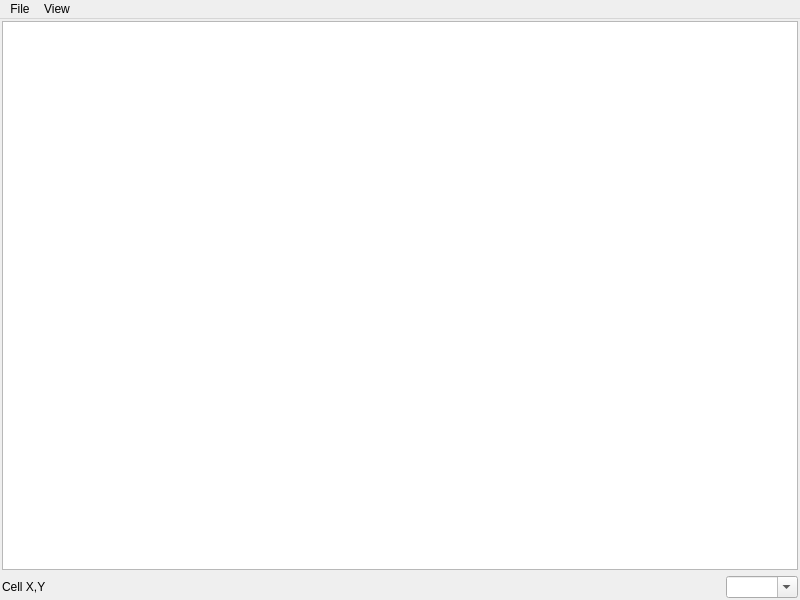
<?xml version="1.0" encoding="UTF-8"?>
<ui version="4.0">
 <class>LotPackWindow</class>
 <widget class="QMainWindow" name="LotPackWindow">
  <property name="geometry">
   <rect>
    <x>0</x>
    <y>0</y>
    <width>800</width>
    <height>600</height>
   </rect>
  </property>
  <property name="windowTitle">
   <string>LotPack Viewer</string>
  </property>
  <widget class="QWidget" name="centralwidget">
   <layout class="QGridLayout" name="gridLayout">
    <property name="margin">
     <number>2</number>
    </property>
    <item row="0" column="0">
     <widget class="LotPackView" name="view"/>
    </item>
    <item row="1" column="0">
     <layout class="QHBoxLayout" name="statusBarLayout">
      <item>
       <widget class="QLabel" name="coords">
        <property name="text">
         <string>Cell X,Y</string>
        </property>
       </widget>
      </item>
      <item>
       <spacer name="horizontalSpacer">
        <property name="orientation">
         <enum>Qt::Horizontal</enum>
        </property>
        <property name="sizeHint" stdset="0">
         <size>
          <width>40</width>
          <height>20</height>
         </size>
        </property>
       </spacer>
      </item>
      <item>
       <widget class="QComboBox" name="scaleCombo">
        <property name="editable">
         <bool>true</bool>
        </property>
       </widget>
      </item>
     </layout>
    </item>
   </layout>
  </widget>
  <widget class="QMenuBar" name="menubar">
   <property name="geometry">
    <rect>
     <x>0</x>
     <y>0</y>
     <width>800</width>
     <height>21</height>
    </rect>
   </property>
   <widget class="QMenu" name="menuFile">
    <property name="title">
     <string>File</string>
    </property>
    <addaction name="actionOpen_World"/>
    <addaction name="separator"/>
    <addaction name="actionRecent"/>
    <addaction name="separator"/>
    <addaction name="actionClose"/>
   </widget>
   <widget class="QMenu" name="menuView">
    <property name="title">
     <string>View</string>
    </property>
    <addaction name="actionCenterOnCell"/>
    <addaction name="separator"/>
    <addaction name="actionShowMiniMap"/>
    <addaction name="actionShowRoomDefs"/>
    <addaction name="separator"/>
    <addaction name="actionHighlightCurrentLevel"/>
    <addaction name="actionLevelUp"/>
    <addaction name="actionLevelDown"/>
    <addaction name="separator"/>
    <addaction name="actionZoomIn"/>
    <addaction name="actionZoomOut"/>
    <addaction name="actionZoomNormal"/>
    <addaction name="actionSaveScreenshot"/>
   </widget>
   <addaction name="menuFile"/>
   <addaction name="menuView"/>
  </widget>
  <action name="actionOpen_World">
   <property name="icon">
    <iconset resource="editor.qrc">
     <normaloff>:/images/16x16/document-open.png</normaloff>:/images/16x16/document-open.png</iconset>
   </property>
   <property name="text">
    <string>Open World...</string>
   </property>
  </action>
  <action name="actionClose">
   <property name="text">
    <string>Close</string>
   </property>
  </action>
  <action name="actionSaveScreenshot">
                  <property name="text">
                          <string>Save Screenshot</string>
                  </property>
          </action>
  <action name="actionZoomIn">
   <property name="icon">
    <iconset resource="editor.qrc">
     <normaloff>:/images/16x16/zoom-in.png</normaloff>:/images/16x16/zoom-in.png</iconset>
   </property>
   <property name="text">
    <string>Zoom In</string>
   </property>
  </action>
  <action name="actionZoomOut">
   <property name="icon">
    <iconset resource="editor.qrc">
     <normaloff>:/images/16x16/zoom-out.png</normaloff>:/images/16x16/zoom-out.png</iconset>
   </property>
   <property name="text">
    <string>Zoom Out</string>
   </property>
  </action>
  <action name="actionZoomNormal">
   <property name="icon">
    <iconset resource="editor.qrc">
     <normaloff>:/images/16x16/zoom-original.png</normaloff>:/images/16x16/zoom-original.png</iconset>
   </property>
   <property name="text">
    <string>Normal Size</string>
   </property>
   <property name="shortcut">
    <string>Ctrl+0</string>
   </property>
  </action>
  <action name="actionShowRoomDefs">
   <property name="checkable">
    <bool>true</bool>
   </property>
   <property name="text">
    <string>Show RoomDefs</string>
   </property>
   <property name="shortcut">
    <string>R</string>
   </property>
  </action>
  <action name="actionCenterOnCell">
   <property name="text">
    <string>Center On Cell...</string>
   </property>
  </action>
  <action name="actionHighlightCurrentLevel">
   <property name="checkable">
    <bool>true</bool>
   </property>
   <property name="text">
    <string>Highlight Current Level</string>
   </property>
   <property name="shortcut">
    <string>H</string>
   </property>
  </action>
  <action name="actionLevelUp">
   <property name="text">
    <string>Select Level Above</string>
   </property>
   <property name="shortcut">
    <string>PgUp</string>
   </property>
  </action>
  <action name="actionLevelDown">
   <property name="text">
    <string>Select Level Below</string>
   </property>
   <property name="shortcut">
    <string>PgDown</string>
   </property>
  </action>
  <action name="actionRecent">
   <property name="text">
    <string>Recent</string>
   </property>
  </action>
  <action name="actionShowMiniMap">
   <property name="checkable">
    <bool>true</bool>
   </property>
   <property name="text">
    <string>Show MiniMap</string>
   </property>
   <property name="shortcut">
    <string>M</string>
   </property>
  </action>
 </widget>
 <customwidgets>
  <customwidget>
   <class>LotPackView</class>
   <extends>QGraphicsView</extends>
   <header>lotpackwindow.h</header>
  </customwidget>
 </customwidgets>
 <resources>
  <include location="editor.qrc"/>
 </resources>
 <connections/>
</ui>
